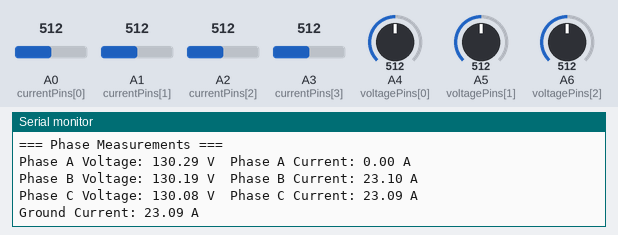
Recording of a sketch running on a simulated Arduino Nano, built with avr-gcc and run on an emulated ATmega328P. Shown: the last lines printed to the serial monitor. The inputs (shaded band) are chosen by the test bench; at power-on: A1 (currentPins[1]) = 512, A0 (currentPins[0]) = 512, A2 (currentPins[2]) = 512, A3 (currentPins[3]) = 512, A4 (voltagePins[0]) = 512, A5 (voltagePins[1]) = 512, A6 (voltagePins[2]) = 512.

Above: at 1.2 s.
1.3 s: A1 (currentPins[1]) set to 716
At 2.11 s:
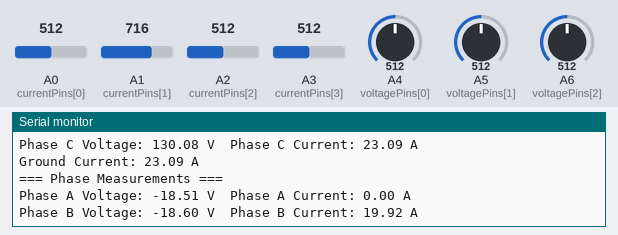
2.8 s: A0 (currentPins[0]) set to 716
At 3.16 s:
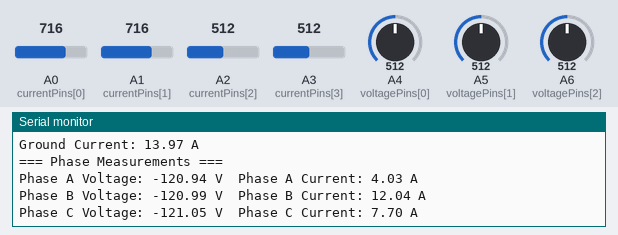
4.3 s: A2 (currentPins[2]) set to 716
At 4.3 s:
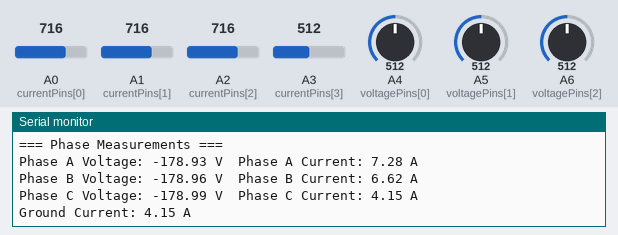
5.8 s: A3 (currentPins[3]) set to 716
At 6.8 s:
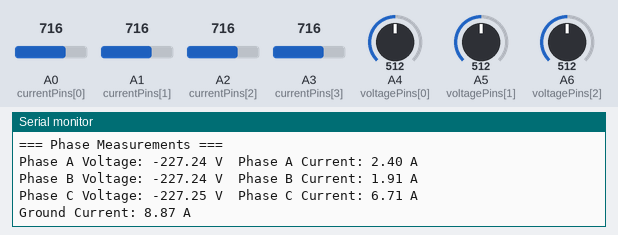
7.3 s: A4 (voltagePins[0]) set to 716
At 7.3 s:
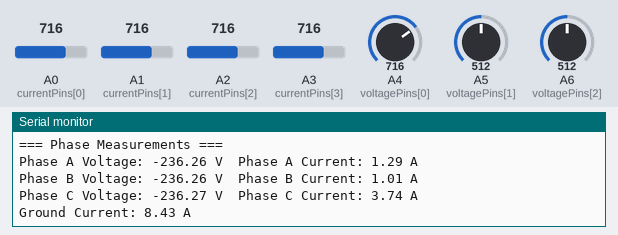
8.8 s: A5 (voltagePins[1]) set to 716
At 9.9 s:
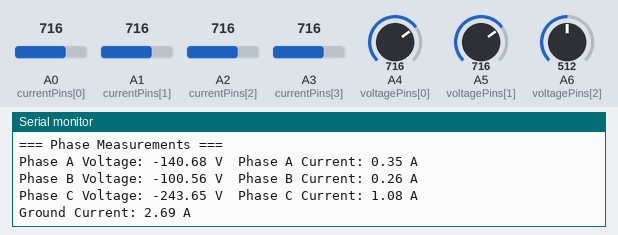
Timing chart, 0 to 11.3 s (numbered marks = the images above; inputs shaded):
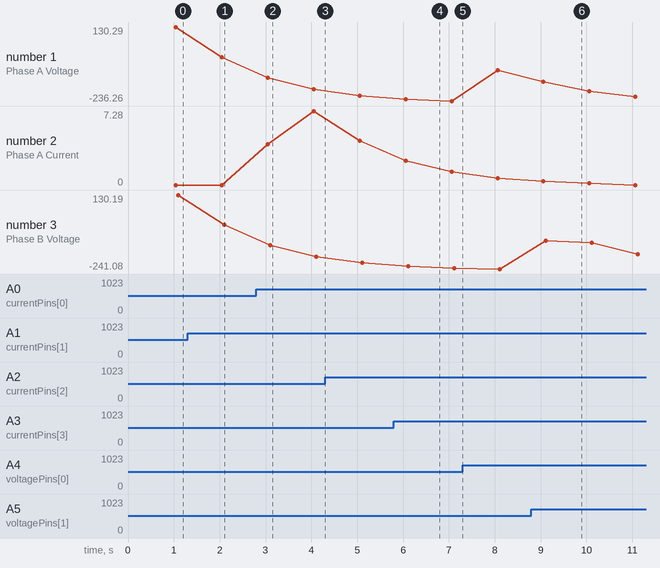

Measured:
- after the input at 1.3 s, the serial monitor: prints a new line after 0.80 s (image 1)
- after the input at 2.8 s, the serial monitor: prints a new line after 0.25 s (image 2)
- after the input at 5.8 s, the serial monitor: prints a new line after 0.42 s (image 4)
- after the input at 8.8 s, the serial monitor: prints a new line after 0.32 s (image 6)
- plotted number 1: -236.26 → -83.36 after the input at 7.3 s
- plotted number 2: 0 → 7.28 after the input at 2.8 s
- plotted number 3: -241.08 → -167.25 after the input at 8.8 s

The sketch:

ZMPT_and_ACS712_ThreePhase.ino
```cpp
#include <Filters.h> // Library for RMS calculation

// Settings for ZMPT101B Voltage Sensors
float testFrequency = 50; // Frequency (50Hz or 60Hz)
float windowLength = 40.0 / testFrequency; // RMS window length
float voltageIntercepts[] = {-0.04, -0.04, -0.04}; // Calibration intercepts for voltages
float voltageSlopes[] = {0.0405, 0.0405, 0.0405};  // Calibration slopes for voltages
float currentIntercepts[] = {0.0, 0.0, 0.0, 0.0};  // Calibration intercepts for currents
float currentSlopes[] = {0.1, 0.1, 0.1, 0.1};      // Calibration slopes for currents

// Analog Pins
int currentPins[] = {A0, A1, A2, A3}; // Current for A, B, C, Ground
int voltagePins[] = {A4, A5, A6};    // Voltages for A, B, C

// Calculated values
float phaseCurrents[4]; // Phase currents: A, B, C, Ground
float phaseVoltages[3]; // Phase voltages: A, B, C

unsigned long printPeriod = 1000; // Print every second
unsigned long previousMillis = 0;

RunningStatistics voltageStats[3]; // RMS stats for voltages
RunningStatistics currentStats[4]; // RMS stats for currents

void setup() {
  Serial.begin(9600);
  for (int i = 0; i < 3; i++) {
    voltageStats[i].setWindowSecs(windowLength); // RMS window for voltages
  }
  for (int i = 0; i < 4; i++) {
    currentStats[i].setWindowSecs(windowLength); // RMS window for currents
  }
}

void loop() {
  // Read currents
  for (int i = 0; i < 4; i++) {
    int rawCurrent = analogRead(currentPins[i]);
    currentStats[i].input(rawCurrent); // Log current values
    phaseCurrents[i] = currentIntercepts[i] + currentSlopes[i] * currentStats[i].sigma();
  }

  // Read voltages
  for (int i = 0; i < 3; i++) {
    int rawVoltage = analogRead(voltagePins[i]);
    voltageStats[i].input(rawVoltage); // Log voltage values
    phaseVoltages[i] = voltageIntercepts[i] + voltageSlopes[i] * voltageStats[i].sigma();
    phaseVoltages[i] = phaseVoltages[i] * (40.3231) - 245; // Further calibration
  }

  // Print results every second
  if ((unsigned long)(millis() - previousMillis) >= printPeriod) {
    previousMillis = millis();
    Serial.println("\n=== Phase Measurements ===");

    for (int i = 0; i < 3; i++) {
      Serial.print("Phase ");
      Serial.print((char)('A' + i)); // Phase labels A, B, C
      Serial.print(" Voltage: ");
      Serial.print(phaseVoltages[i], 2); // Voltage to 2 decimal places
      Serial.print(" V\t");

      Serial.print("Phase ");
      Serial.print((char)('A' + i));
      Serial.print(" Current: ");
      Serial.print(phaseCurrents[i], 2); // Current to 2 decimal places
      Serial.print(" A\n");
    }

    Serial.print("Ground Current: ");
    Serial.print(phaseCurrents[3], 2); // Ground current
    Serial.println(" A");
  }

  delay(10); // Small delay for stability
}
```
